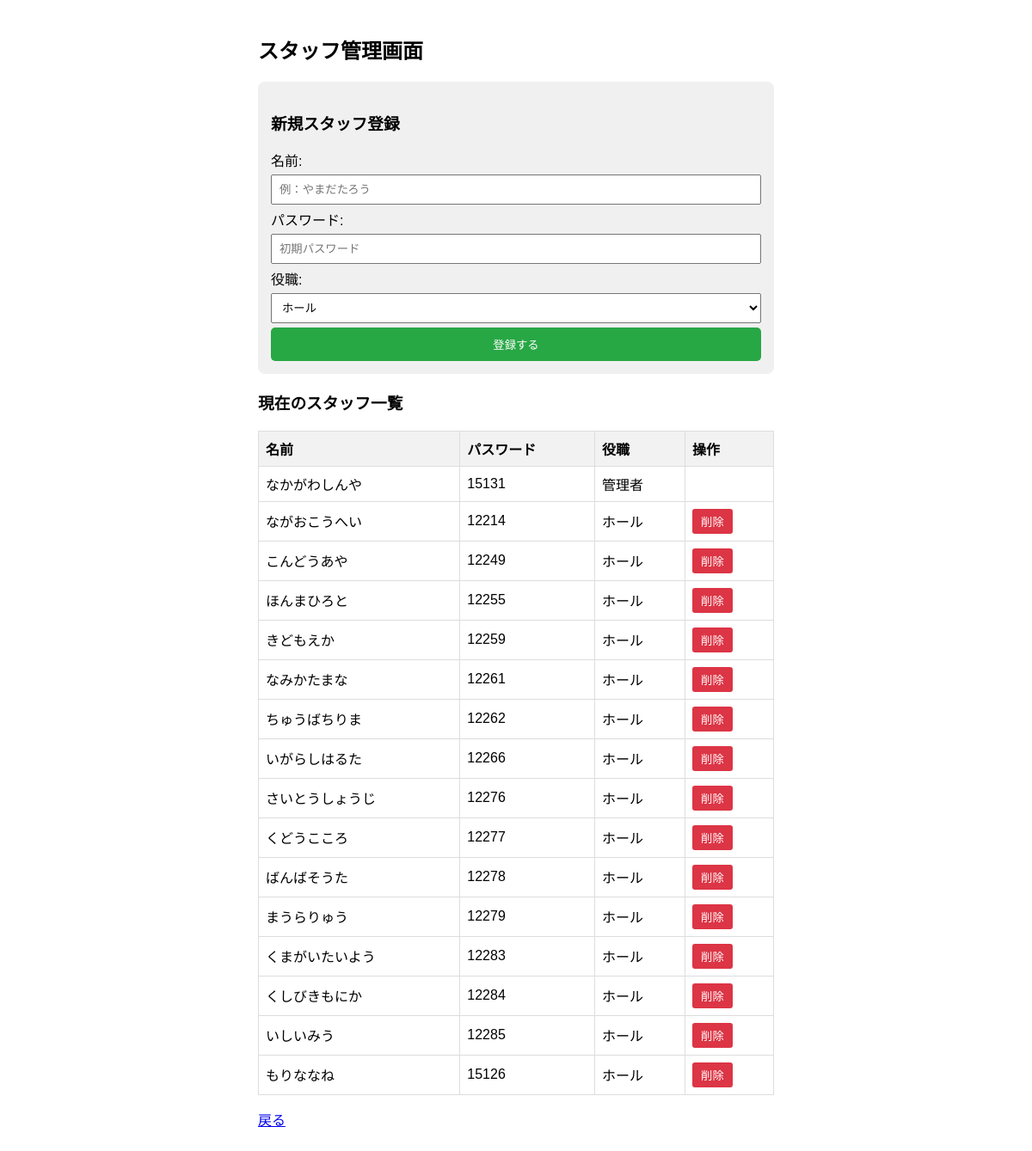
The page /admin (signed in) on the database its author committed.
### app.py (models this page shows)
class User(db.Model):
    id = db.Column(db.Integer, primary_key=True)
    username = db.Column(db.String(50), nullable=False)
    password = db.Column(db.String(50), nullable=False)
    role = db.Column(db.String(20), nullable=False)

### app.py (the view, shortened to what this page needs)
@app.route('/admin', methods=['GET', 'POST'])
def admin_page():
    if 'role' not in session or session['role'] != 'admin':
        return redirect(url_for('vote_page'))
    all_users = User.query.all()
    return render_template('admin.html', users=all_users)

### templates/admin.html (shortened to what this page needs)
<!DOCTYPE html>
<html lang="ja">
<head>
</head>
<body>
    <h2>スタッフ管理画面</h2>
    <div class="form-group">
        <h3>新規スタッフ登録</h3>
        <form method="POST" action="{{ url_for('admin_page') }}">
            <label>名前:</label>
            <input type="text" name="username" required placeholder="例：やまだたろう">
            <label>パスワード:</label>
            <input type="text" name="password" required placeholder="初期パスワード">
            <label>役職:</label>
            <select name="role">
                <option value="ホール">ホール</option>
            </select>
            <button type="submit" class="btn btn-add">登録する</button>
        </form>
    </div>
    <h3>現在のスタッフ一覧</h3>
    <table>
        <thead>
            <tr>
                <th>名前</th>
                <th>パスワード</th>
                <th>役職</th>
                <th>操作</th>
            </tr>
        </thead>
        <tbody>
            {% for user in users %}
            <tr>
                <td>{{ user.username }}</td>
                <td>{{ user.password }}</td>
                <td>
                    {% if user.role == 'admin' %}管理者{% elif user.role == 'ホール' %}ホール{% else %}キッチン{% endif %}
                </td>
                <td>
                    {% if user.id != session['user_id'] %}
                    <form method="POST" action="{{ url_for('delete_user', id=user.id) }}" onsubmit="return confirm('本当に削除しますか？');">
                        <button type="submit" class="btn-delete">削除</button>
                    </form>
                    {% endif %}
                </td>
            </tr>
            {% endfor %}
        </tbody>
    </table>
    <p><a href="{{ url_for('vote_page') }}">戻る</a></p>
</body>
</html>

### templates/admin.html (style rules this page uses)
body { font-family: sans-serif; max-width: 600px; margin: 0 auto; padding: 20px; }
.form-group { margin-bottom: 15px; padding: 15px; background: #f0f0f0; border-radius: 8px; }
input, select { padding: 8px; margin: 5px 0; width: 100%; box-sizing: border-box; }
table { width: 100%; border-collapse: collapse; margin-top: 20px; }
th, td { border: 1px solid #ddd; padding: 8px; text-align: left; }
th { background-color: #f2f2f2; }
.btn { background: #333; color: white; padding: 10px; text-decoration: none; display: inline-block; border-radius: 5px; }
.btn-add { background: #28a745; border: none; cursor: pointer; width: 100%; }
.btn-delete { background: #dc3545; color: white; border: none; padding: 5px 10px; cursor: pointer; border-radius: 3px; }

### rows shown on the page
User: username "なかがわしんや", password "15131", role "管理者"
User: username "ながおこうへい", password "12214", role "ホール"
User: username "こんどうあや", password "12249", role "ホール"
User: username "ほんまひろと", password "12255", role "ホール"
User: username "きどもえか", password "12259", role "ホール"
User: username "なみかたまな", password "12261", role "ホール"
User: username "ちゅうばちりま", password "12262", role "ホール"
User: username "いがらしはるた", password "12266", role "ホール"
User: username "さいとうしょうじ", password "12276", role "ホール"
User: username "くどうこころ", password "12277", role "ホール"
User: username "ばんばそうた", password "12278", role "ホール"
User: username "まうらりゅう", password "12279", role "ホール"
User: username "くまがいたいよう", password "12283", role "ホール"
User: username "くしびきもにか", password "12284", role "ホール"
User: username "いしいみう", password "12285", role "ホール"
User: username "もりななね", password "15126", role "ホール"
